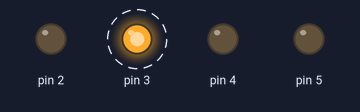
Bench run of a sketch on a simulated Arduino Uno, built with avr-gcc and run on an emulated ATmega328P. Parts: output pins drawn as LEDs (lit = HIGH). Dashed ring = blinking.

Above: at 0.12 s.
Timing chart, 0 to 3.0 s (numbered marks = the images above):
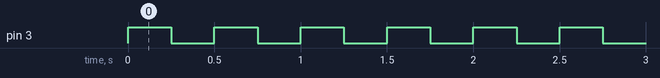

Measured:
- by itself, pin 3: alternates HIGH for 0.25 s and LOW for 0.25 s

The sketch:

02_spaceship_sketch_jul18a.ino
```cpp
int switchState = 0;

void setup() {
  // put your setup code here, to run once:
  pinMode(3, OUTPUT);
  pinMode(4, OUTPUT);
  pinMode(5, OUTPUT);
  pinMode(2, OUTPUT);
}

void loop() {
  // put your main code here, to run repeatedly:
  switchState = digitalRead(2);
  if(switchState == LOW){
    digitalWrite(5, LOW);
    digitalWrite(4, LOW);
    digitalWrite(3, HIGH);
    delay(250);
    digitalWrite(3, LOW);
    delay(250);
  }else{
    digitalWrite(5, HIGH);
    digitalWrite(4, LOW);
    digitalWrite(3, LOW);
    delay(250);
    digitalWrite(5, LOW);
    digitalWrite(4, HIGH);
    delay(250);
  }
} // go back to the beginning of the loop
```
